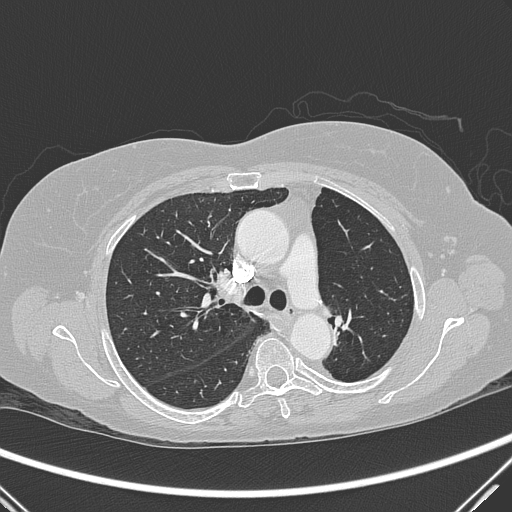
#> input picture testing/000087.png, 512 x 512 px
$ python BL_NN_BC.py
#> lines starting #> are read from the running program, lines starting #| are printed output that depends on the picture; long printed decimals are rounded
import numpy
import time
from tabulate import tabulate

# Original
import skimage.io
import skimage.transform
import skimage.color

# Lowest Quality
from PIL import Image

# Currently testing
import cv2

# -------------------------------- Image upscalling using skimage ------------------------------

def gray_12bit_ski(image):
#> called with image = 'testing/000087.png'
    gtImage = skimage.img_as_float(skimage.io.imread(image))
    gtImage = skimage.img_as_uint(skimage.color.rgb2gray(skimage.color.rgba2rgb(gtImage))) & 0xFFF0
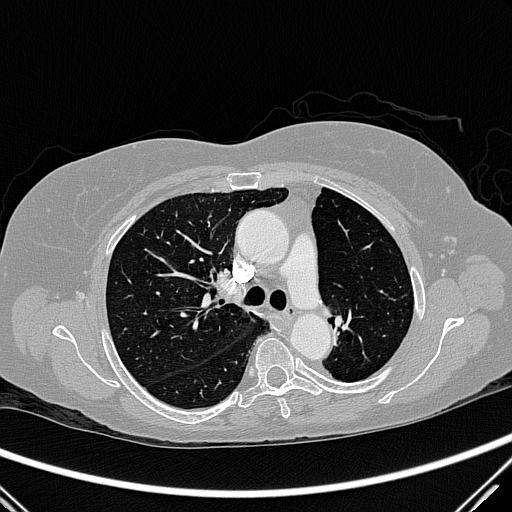
#> gtImage: shape (512, 512) uint16; min 13872, max 65520, mean 29166.7; drawn with min black and max white
    gtImage = skimage.img_as_float(gtImage)
    return gtImage

def NN_ski(image, scale):
    gtImage = gray_12bit_ski(image)
    inRows = gtImage.shape[0] * scale
#> inRows = 2048
    inCols = gtImage.shape[1] * scale
#> inCols = 2048
    nnImage = skimage.transform.resize(gtImage, (inRows, inCols), order=0)
    saveFileName = "output/NN_ski.png"
    skimage.io.imsave(saveFileName, nnImage)
    return gtImage

def BL_ski(image, scale):
#> called with image = 'testing/000087.png', scale = 4
    gtImage = gray_12bit_ski(image)
    inRows = gtImage.shape[0] * scale
#> inRows = 2048
    inCols = gtImage.shape[1] * scale
#> inCols = 2048
    blImage = skimage.transform.resize(gtImage, (inRows, inCols), order=1)
    saveFileName = "output/BL_ski.png"
    skimage.io.imsave(saveFileName, blImage)
    return gtImage

def BC_ski(image, scale):
#> called with image = 'testing/000087.png', scale = 4
    gtImage = gray_12bit_ski(image)
    inRows = gtImage.shape[0] * scale
#> inRows = 2048
    inCols = gtImage.shape[1] * scale
#> inCols = 2048
    bcImage = skimage.transform.resize(gtImage, (inRows, inCols), order=3)
    saveFileName = "output/BC_ski.png"
    skimage.io.imsave(saveFileName, bcImage)
    return gtImage

# ----------------------------------------------------------------------------------------------


# -------------------------------- Image upscalling using OpenCV2 ------------------------------

def gray_12bit_cv(image):
#> called with image = 'testing/000087.png'
    gtImage = cv2.imread(image).astype(numpy.float32)
#> gtImage: shape (512, 512, 3) float32; min 54, max 255, mean 113.5
    gtImage = cv2.cvtColor(gtImage, cv2.COLOR_BGR2GRAY)
#> gtImage: shape (512, 512) float32
    # gtImage = cv2.bitwise_and(gtImage, 0xFFF0)
    gtImage = cv2.cvtColor(gtImage, cv2.COLOR_BGR2RGB)
#> gtImage: shape (512, 512, 3) float32
    # numpy.bitwise_and(numpy.asarray(gtImage), 0xFFF0)
    return gtImage

def NN_cv(image, scale):
    gtImage = gray_12bit_cv(image)
    inRows = gtImage.shape[0] * scale
#> inRows = 2048
    inCols = gtImage.shape[1] * scale
#> inCols = 2048

    gtImage = cv2.resize(gtImage, (inCols, inRows), interpolation = cv2.INTER_NEAREST)
#> gtImage: shape (2048, 2048, 3) float32
    saveFileName = "output/NN_cv.png"
    cv2.imwrite(saveFileName, gtImage)
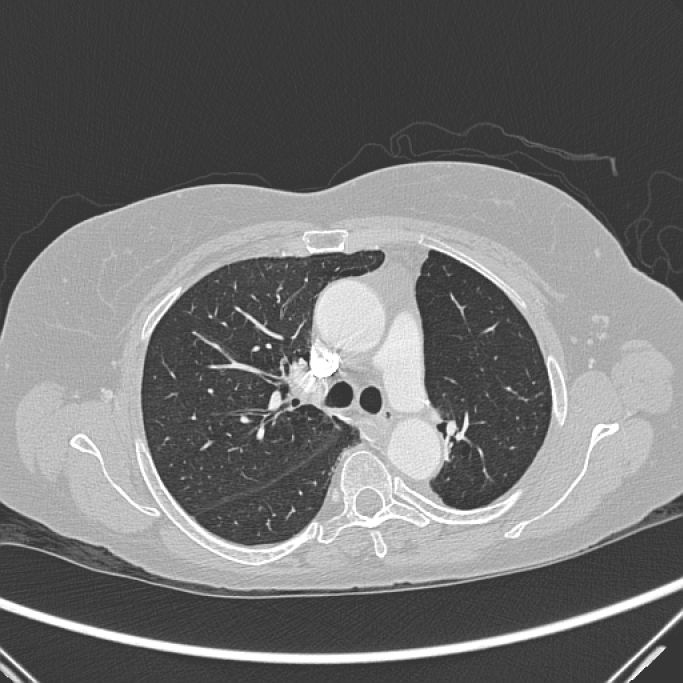
#> saved as NN_cv.png: shape (2048, 2048, 3) (shown at 1/3 size); min 54, max 255, mean 113.5
    return gtImage

def BL_cv(image, scale):
#> called with image = 'testing/000087.png', scale = 4
    gtImage = gray_12bit_cv(image)
    inRows = gtImage.shape[0] * scale
#> inRows = 2048
    inCols = gtImage.shape[1] * scale
#> inCols = 2048

    gtImage = cv2.resize(gtImage, (inCols, inRows), interpolation = cv2.INTER_LINEAR)
    saveFileName = "output/BL_cv.png"
    cv2.imwrite(saveFileName, gtImage)
    return gtImage

def BC_cv(image, scale):
#> called with image = 'testing/000087.png', scale = 4
    gtImage = gray_12bit_cv(image)
    inRows = gtImage.shape[0] * scale
#> inRows = 2048
    inCols = gtImage.shape[1] * scale
#> inCols = 2048

    gtImage = cv2.resize(gtImage, (inCols, inRows), interpolation = cv2.INTER_CUBIC)
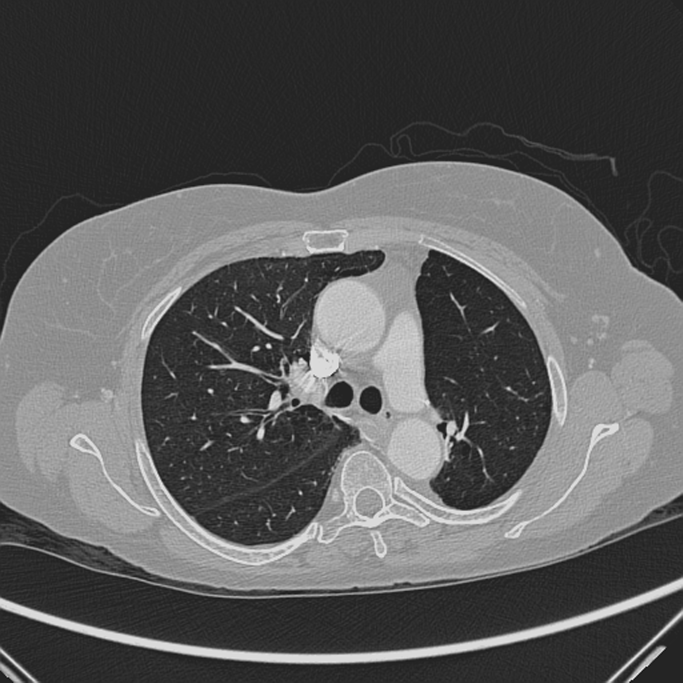
#> gtImage: shape (2048, 2048, 3) float32 (shown at 1/3 size); min 13.82, max 295.1, mean 113.5; drawn with min black and max white
    saveFileName = "output/BC_cv.png"
    cv2.imwrite(saveFileName, gtImage)
    return gtImage

# ----------------------------------------------------------------------------------------------


# -------------------------------- Image upscalling using Pillow ------------------------------

def NN_pil(image, scale):
#> called with image = 'testing/000087.png', scale = 4
    gtImage = Image.open(image).convert("L")
#> gtImage: PIL image 512x512 L
    inRows = gtImage.height * scale
#> inRows = 2048
    inCols = gtImage.width * scale
#> inCols = 2048
    saveFileName = "output/NN_PIL.png"
    gtImage = gtImage.resize((inRows, inCols), Image.NEAREST)
#> gtImage: PIL image 2048x2048 L
    gtImage.save(saveFileName)
    return gtImage

def BL_pil(image, scale):
#> called with image = 'testing/000087.png', scale = 4
    gtImage = Image.open(image).convert("L")
    inRows = gtImage.height * scale
#> inRows = 2048
    inCols = gtImage.width * scale
    saveFileName = "output/BL_PIL.png"
    gtImage = gtImage.resize((inRows, inCols), Image.BILINEAR)
    gtImage.save(saveFileName)
    return gtImage

def BC_pil(image, scale):
#> called with image = 'testing/000087.png', scale = 4
    gtImage = Image.open(image).convert("L")
    inRows = gtImage.height * scale
    inCols = gtImage.width * scale
    saveFileName = "output/BC_PIL.png"
    gtImage = gtImage.resize((inRows, inCols), Image.BICUBIC)
    gtImage.save(saveFileName)
    return gtImage

# ----------------------------------------------------------------------------------------------

def DetermineComparisons(image1, image2):

    mse = skimage.metrics.mean_squared_error(image1, image2)
    psnr = skimage.metrics.peak_signal_noise_ratio(image1, image2)
    ssim = skimage.metrics.structural_similarity(image1, image2)
    return [mse, psnr, ssim]

def quality_test(original_image_file, scale):

    # Downscale the image with the OG image library
#> called with original_image_file = 'testing/000087.png', scale = 4
    original_image = skimage.io.imread(original_image_file)
#> original_image is the input picture: shape (512, 512, 4); mean R, G, B, A 113.5, 113.5, 113.5, 255
    original_image = skimage.img_as_uint(skimage.color.rgb2gray(skimage.color.rgba2rgb(original_image))) & 0xFFF0
    original_image = skimage.img_as_float(original_image)
    smallImage = skimage.transform.downscale_local_mean(original_image, (scale, scale))
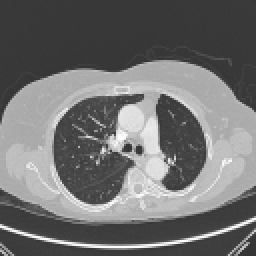
#> smallImage: shape (128, 128) float64 (shown 2 times larger); min 0.212, max 1, mean 0.445

    # [6 lines of commented-out code are left out]
    original_image_pil = Image.open(original_image_file).convert("L")
    smallImage_pil = original_image_pil.resize(( int(original_image_pil.height/scale), int(original_image_pil.width/scale) ), Image.BICUBIC)

    inRows_pil = smallImage_pil.height * scale
    inCols_pil = smallImage_pil.width * scale
    inRows = smallImage.shape[0] * scale
    inCols = smallImage.shape[1] * scale

    NN_ski_image = skimage.transform.resize(smallImage, (inRows, inCols), order=0)
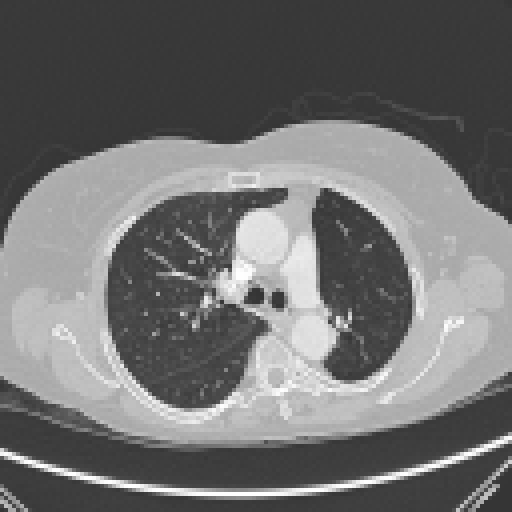
#> NN_ski_image: shape (512, 512) float64; min 0.212, max 1, mean 0.445
    NN_ski_data = DetermineComparisons(original_image, NN_ski_image)
#> in DetermineComparisons, `mse = skimage.metrics.mean_squared_error(image1, image2)`: mse = 0.00417
#> in DetermineComparisons, `psnr = skimage.metrics.peak_signal_noise_ratio(image1, image2)`: psnr = 23.8
#> in DetermineComparisons, `ssim = skimage.metrics.structural_similarity(image1, image2)`: ssim = 0.825
#> NN_ski_data = [0.00417, 23.8, 0.825]

    NN_cv_image = cv2.resize(smallImage, (inCols, inRows), interpolation = cv2.INTER_NEAREST)
    saveFileName = "output/NN_CV_TESTING.png"
    skimage.io.imsave(saveFileName, NN_cv_image)
    NN_cv_data = DetermineComparisons(original_image, NN_cv_image)
#> NN_cv_data = [0.00417, 23.8, 0.825]

    NN_pil_image = smallImage_pil.resize((inRows_pil, inCols_pil), Image.NEAREST)
    NN_pil_data = DetermineComparisons(numpy.array(original_image_pil), numpy.array(NN_pil_image) )
#> NN_pil_data = [277.2, 23.7, 0.675]
    print("NearNeighour Data:")
    print(tabulate(
        [['Skimage', NN_ski_data[0], NN_ski_data[1], NN_ski_data[2]],
        ['OpenCV', NN_cv_data[0], NN_cv_data[1], NN_cv_data[2]],
        ['Pillow', NN_pil_data[0], NN_pil_data[1], NN_pil_data[2]]],
        headers=['Library', 'MSE', 'PSNR', 'SSIM'],
        tablefmt='orgtbl'))
#| | Library   |         MSE |    PSNR |     SSIM |
#| |-----------+-------------+---------+----------|
#| | Skimage   |   0.004172 | 23.7967 | 0.8248  |
#| | OpenCV    |   0.004172 | 23.7967 | 0.8248  |
#| | Pillow    | 277.231     | 23.7024 | 0.6749 |
    print()


    BL_ski_image = skimage.transform.resize(smallImage, (inRows, inCols), order=1)
    BL_ski_data = DetermineComparisons(original_image, BL_ski_image)
#> BL_ski_data = [0.00347, 24.59, 0.826]

    BL_cv_image = cv2.resize(smallImage, (inCols, inRows), interpolation = cv2.INTER_LINEAR)
    BL_cv_data = DetermineComparisons(original_image, BL_cv_image)
#> BL_cv_data = [0.00346, 24.62, 0.826]

    BL_pil_image = smallImage_pil.resize((inRows_pil, inCols_pil), Image.BILINEAR)
    BL_pil_data = DetermineComparisons(numpy.array(original_image_pil), numpy.array(BL_pil_image))
#> BL_pil_data = [224.2, 24.62, 0.677]
    print("Bi-Linear Data:")
    print(tabulate(
        [['Skimage', BL_ski_data[0], BL_ski_data[1], BL_ski_data[2]],
        ['OpenCV', BL_cv_data[0], BL_cv_data[1], BL_cv_data[2]],
        ['Pillow', BL_pil_data[0], BL_pil_data[1], BL_pil_data[2]]],
        headers=['Library', 'MSE', 'PSNR', 'SSIM'],
        tablefmt='orgtbl'))
#| | Library   |          MSE |    PSNR |     SSIM |
#| |-----------+--------------+---------+----------|
#| | Skimage   |   0.003474 | 24.5921 | 0.826 |
#| | OpenCV    |   0.003455 | 24.6153 | 0.826 |
#| | Pillow    | 224.227      | 24.6239 | 0.6775 |
    print()


    BC_ski_image = skimage.transform.resize(smallImage, (inRows, inCols), order=3)
    BC_ski_data = DetermineComparisons(original_image, BC_ski_image)
#> BC_ski_data = [0.00279, 25.54, 0.84]

    BC_cv_image = cv2.resize(smallImage, (inCols, inRows), interpolation = cv2.INTER_CUBIC)
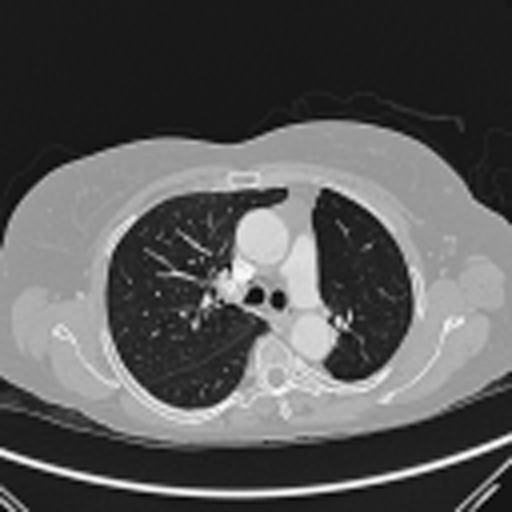
#> BC_cv_image: shape (512, 512) float64; min 0.132, max 1.04, mean 0.445; drawn with min black and max white
    BC_cv_data = DetermineComparisons(original_image, BC_cv_image)
#> BC_cv_data = [0.00283, 25.48, 0.839]

    BC_pil_image = smallImage_pil.resize((inRows_pil, inCols_pil), Image.BICUBIC)
    BC_pil_data = DetermineComparisons(numpy.array(original_image_pil), numpy.array(BC_pil_image))
#> BC_pil_data = [191.6, 25.31, 0.693]
    print("Bi-Cubic Data:")
    print(tabulate(
        [['Skimage', BC_ski_data[0], BC_ski_data[1], BC_ski_data[2]],
        ['OpenCV', BC_cv_data[0], BC_cv_data[1], BC_cv_data[2]],
        ['Pillow', BC_pil_data[0], BC_pil_data[1], BC_pil_data[2]]],
        headers=['Library', 'MSE', 'PSNR', 'SSIM'],
        tablefmt='orgtbl'))
#| | Library   |          MSE |    PSNR |     SSIM |
#| |-----------+--------------+---------+----------|
#| | Skimage   |   0.002795 | 25.5369 | 0.8405  |
#| | OpenCV    |   0.002833 | 25.478  | 0.8388 |
#| | Pillow    | 191.567      | 25.3076 | 0.6934 |
    print()


if __name__ == '__main__':
    scale = 4
    OG_image = "testing/000087.png"

    #---------------------Skimage---------------------------
    time_NN_ski = time.process_time()
    NN_ski(OG_image, scale)
    time_NN_ski = time.process_time() - time_NN_ski

    time_BL_ski = time.process_time()
    BL_ski(OG_image, scale)
    time_BL_ski = time.process_time() - time_BL_ski

    time_BC_ski = time.process_time()
    BC_ski(OG_image, scale)
    time_BC_ski = time.process_time() - time_BC_ski
    #-------------------------------------------------------

    #---------------------Opencv---------------------------
    time_NN_cv = time.process_time()
    NN_cv(OG_image, scale)
    time_NN_cv = time.process_time() - time_NN_cv

    time_BL_cv = time.process_time()
    BL_cv(OG_image, scale)
    time_BL_cv = time.process_time() - time_BL_cv

    time_BC_cv = time.process_time()
    BC_cv(OG_image, scale)
    time_BC_cv = time.process_time() - time_BC_cv
    #-------------------------------------------------------

    #---------------------Pillow---------------------------
    time_NN_PIL = time.process_time()
    NN_pil(OG_image, scale)
    time_NN_PIL = time.process_time() - time_NN_PIL

    time_BL_PIL = time.process_time()
    BL_pil(OG_image, scale)
    time_BL_PIL = time.process_time() - time_BL_PIL

    time_BC_PIL = time.process_time()
    BC_pil(OG_image, scale)
    time_BC_PIL = time.process_time() - time_BC_PIL
    #-------------------------------------------------------


    print("All time is in seconds\n")
    print(tabulate(
            [['Skimage', time_NN_ski, time_BL_ski, time_BC_ski],
            ['OpenCV', time_NN_cv, time_BL_cv, time_BC_cv],
            ['Pillow', time_NN_PIL, time_BL_PIL, time_BC_PIL]],
            headers=['Library', 'NN', 'BL', 'BC'],
            tablefmt='orgtbl'))
    print()

    quality_test(OG_image, scale)
